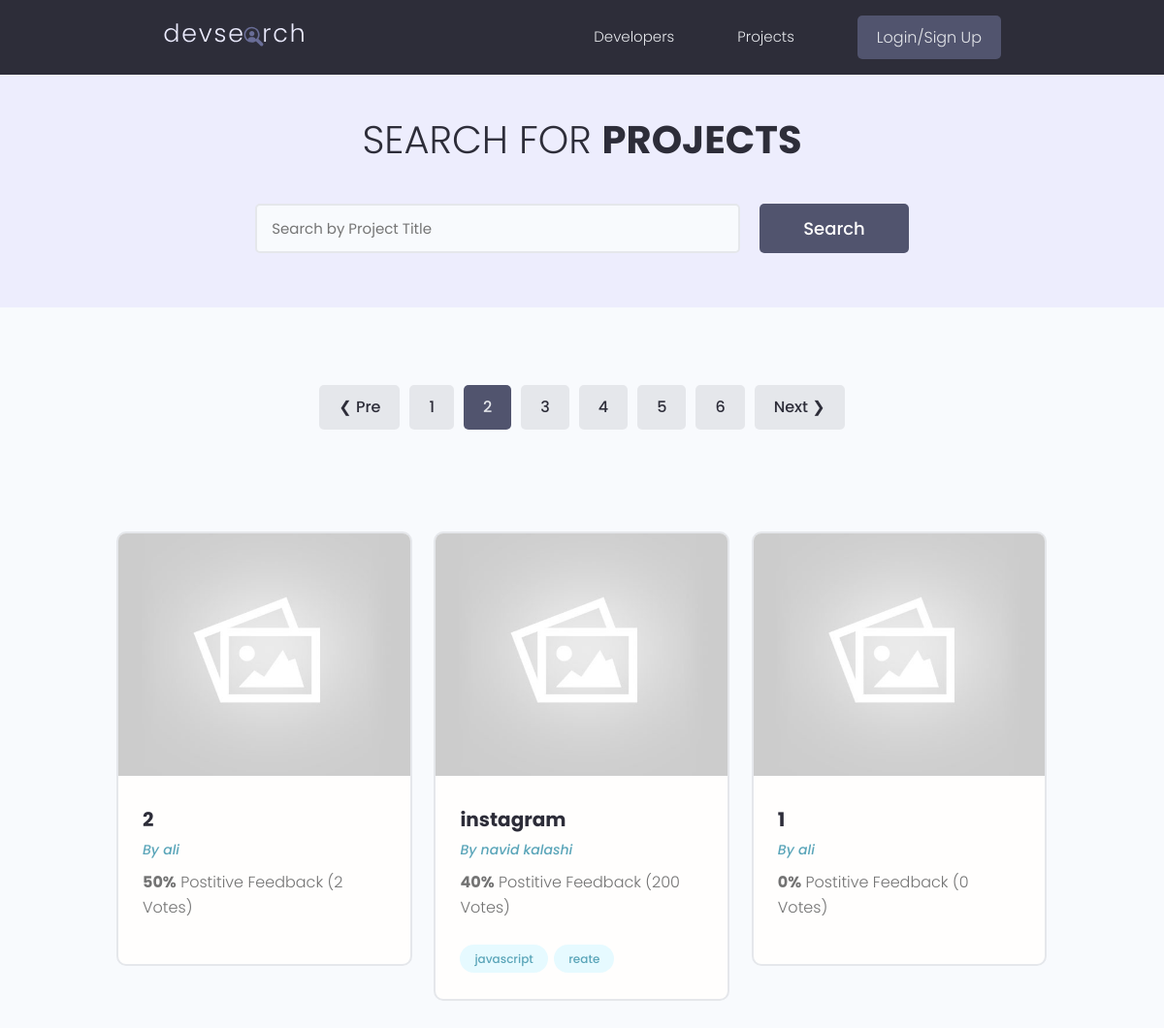
Screenshot of /projects/?page=2 with the database file from the repository.
### projects/models.py (models this page shows, shortened)
class Project(models.Model):
    owner = models.ForeignKey(Profile, on_delete=models.SET_NULL, null=True, blank=True)
    title = models.CharField(max_length=200)
    description = models.TextField(null=True, blank=True)
    featured_image = models.ImageField(null=True, blank=True, default='default.jpg')
    demo_link = models.CharField(max_length=2000, null=True, blank=True)
    source_link = models.CharField(max_length=2000, null=True, blank=True)
    tags = models.ManyToManyField('Tag', blank=True)
    vote_total = models.IntegerField(default=0, null=True, blank=True)
    vote_ratio = models.IntegerField(default=0, null=True, blank=True)
    created = models.DateTimeField(auto_now_add=True)
    id = models.UUIDField(default=uuid.uuid4, unique=True, primary_key=True, editable=False)
    class Meta:
        ordering = ['-vote_ratio', '-vote_total', 'title']

class Tag(models.Model):
    name = models.CharField(max_length=200)
    created = models.DateTimeField(auto_now_add=True)
    id = models.UUIDField(default=uuid.uuid4, unique=True, primary_key=True, editable=False)
    def __str__(self):
        return self.name

### users/models.py (models this page shows, shortened)
class Profile(models.Model):
    user = models.OneToOneField(User, on_delete=models.CASCADE, null=True, blank=True)
    name = models.CharField(max_length=200, null=True, blank=True)
    email = models.EmailField(max_length=500, null=True, blank=True)
    username = models.CharField(max_length=200, null=True, blank=True)
    location = models.CharField(max_length=200, null=True, blank=True)
    short_intro = models.CharField(max_length=200, null=True, blank=True)
    bio = models.TextField(null=True, blank=True)
    profile_image = models.ImageField(null=True, blank=True, upload_to='profiles/', default='profiles/user-default.png')
    social_github = models.CharField(max_length=200, null=True, blank=True)
    social_twitter = models.CharField(max_length=200, null=True, blank=True)
    social_linkedin = models.CharField(max_length=200, null=True, blank=True)
    social_youtube = models.CharField(max_length=200, null=True, blank=True)
    social_website = models.CharField(max_length=200, null=True, blank=True)
    created = models.DateTimeField(auto_now_add=True)
    id = models.UUIDField(default=uuid.uuid4, unique=True, primary_key=True, editable=False)

### projects/views.py (the view)
# urls.py: path('projects/', views.getProjects),
def projects(request):
    projects, search_query = searchProjects(request)
    custom_range, projects = paginateProjects(request, projects, 6)
    context = {'projects': projects, 'search_query': search_query, 'custom_range': custom_range}
    return render(request, 'projects/projects.html', context)

### projects/utils.py (called while the page is built)
def paginateProjects(request, projects, results):
    page = request.GET.get('page')
    results = 3
    paginator = Paginator(projects, results)
    try:
        projects = paginator.page(page)
    except PageNotAnInteger:
        page = 1
        projects = paginator.page(page)
    except EmptyPage:
        page = paginator.num_pages
        projects = paginator.page(page)
    leftIndex = (int(page) - 4)
    if leftIndex < 1:
        leftIndex = 1
    rightIndex = (int(page) + 5)
    if rightIndex > paginator.num_pages:
        rightIndex = paginator.num_pages + 1
    custom_range = range(leftIndex, rightIndex)
    return custom_range, projects

def searchProjects(request):
    search_query = ''
    if request.GET.get('search_query'):
        search_query = request.GET.get('search_query')
    tags = Tag.objects.filter(name__icontains=search_query)
    projects = Project.objects.distinct().filter(
        Q(title__icontains=search_query) |
        Q(description__icontains=search_query) |
        Q(owner__name__icontains=search_query) |
        Q(tags__in=tags)
    )
    return projects, search_query

### projects/templates/projects/projects.html (shortened to what this page needs)
{% extends 'main.html' %}
{% block content %}
<main class="projects">
    <section class="hero-section text-center">
      <div class="container container--narrow">
        <div class="hero-section__box">
          <h2>Search for <span>Projects</span></h2>
        </div>
        <div class="hero-section__search">
          <form id='searchForm' class="form" action="{% url 'projects' %}" method="get">
            <div class="form__field">
              <input class="input input--text" id="formInput#search" type="text" name="search_query" value='{{search_query}}'
                placeholder="Search by Project Title" />
            </div>
            <input class="btn btn--sub btn--lg" type="submit" value="Search" />
          </form>
        </div>
      </div>
    </section>
    {% include "pagination.html" with queryset=projects custom_range=custom_range %}
    <section class="projectsList">
      <div class="container">
        <div class="grid grid--three">
            {% for project in projects %}
            <div class="column">
              <div class="card project">
                <a href="{% url 'project' project.id %}" class="project">
                  <img class="project__thumbnail" src="{{project.featured_image.url}}" alt="project thumbnail" />
                  <div class="card__body">
                    <h3 class="project__title">{{project.title}}</h3>
                    <p><a class="project__author" href="{% url 'user-profile' project.owner.id %}">By {{project.owner.name}}</a></p>
                    <p class="project--rating">
                      <span style="font-weight: bold;">{{project.vote_ratio}}%</span> Postitive
                      Feedback ({{project.vote_total}} Vote{{project.vote_total|pluralize:'s'}})
                    </p>
                    <div class="project__tags">
                        {% for tag in project.tags.all %}
                        <span class="tag tag--pill tag--main">
                          <small>{{tag}}</small>
                        </span>
                        {% endfor %}
                    </div>
                  </div>
                </a>
              </div>
            </div>
            {% endfor %}
        </div>
      </div>
    </section>
  </main>
{% endblock content %}

### static/styles/app.css (style rules this page uses)
:root { --color-sub: #2d2d39; }
.btn--sub { background-color: var(--color-sub-light); }
.card { border: 2px solid var(--color-light); }
img { width: 100%; }
.hero-section { height: 40vh; display: flex; align-items: center; background-color: var(--color-sub); }
.hero-section__box { margin-bottom: 4rem; }
.hero-section__box > h2, .hero-section__box > h2 > span { font-size: 4rem; color: var(--color-light); line-height: 1.3; text-transform: uppercase; }
.hero-section__box > h2 { font-weight: 300; }
.hero-section__box > h2 > span { font-weight: 700; }
.hero-section__search > .form { display: flex; align-items: center; justify-content: center; gap: 2rem; }
.hero-section__search > .form input.input--text { width: 50rem; }
.project__author { font-size: 1.4rem; font-style: italic; }
.project--rating { margin-bottom: 1.6em; margin-top: .5em; }
.projects > .hero-section { background: var(--color-sub-lighter); height: 30vh; }
.projects .hero-section__box { margin-bottom: 2.5rem; }
.projects .hero-section__box > h2 { color: var(--color-sub); }
.projects .hero-section__box > h2 > span { font-weight: 700; color: var(--color-sub); }
.projectsList { margin-top: 8rem; }
.project__thumbnail { height: 25rem; object-fit: cover; object-position: top center; }
.project__title { font-size: 2rem; font-weight: 700; color: var(--color-sub); }

### static/uikit/styles/modules/_variables.css (style rules this page uses)
:root { --color-main: #5aa5b9; --color-main-light: #e6faff; --color-sub: #3f4156; --color-sub-light: #51546e; --color-sub-lighter: #ededfd; --color-text: #737373; --color-gray: #8b8b8b; --color-light: #e5e7eb; --color-light-gray: #767676; --color-bg: #f8fafd; --color-white: #fffefd; --color-white-light: #f3f3f3; --color-success: #359e64; --color-success-bg: #def8e8; --color-error: #fc4b0b; --color-error-bg: #fff2ee; --font-base: 'Poppins', arial, helvetica, 'Segoe UI', roboto, ubuntu, sans-serif; --font-monospace: 'Fira Code', 'Courier New', courier, monospace; --font-regular: 300; --font-medium: 500; --font-bold: 700; --generic-shadow: 1px 1px 5px #00000010; --generic-transition: all 0.3s ease-in-out; }

### static/uikit/styles/modules/_base.css (style rules this page uses)
* { margin: 0; padding: 0; box-sizing: border-box; text-rendering: optimizeLegibility; color: inherit; font-size: inherit; }
html { font-size: 50%; }
@media only screen and (min-width: 480px) { html { font-size: 56.25%; } }
@media only screen and (min-width: 1200px) { html { font-size: 62.5%; } }
body { line-height: 1.6; font-weight: 400; font-size: 1.5rem; color: var(--color-text); background-color: var(--color-bg); min-height: 100vh; }

### static/uikit/styles/modules/_typography.css (style rules this page uses)
* { font-family: var(--font-base); }
h2 { font-size: 3.6rem; font-weight: var(--font-bold); }
h3 { font-size: 3.2rem; font-weight: var(--font-medium); }
p, span, strong { font-size: 1.6rem; color: var(--color-text); font-weight: var(--font-regular); }
a { padding-bottom: 2px; text-decoration: none; display: inline-block; color: var(--color-main); font-weight: var(--font-medium); }

### static/uikit/styles/modules/_utilities.css (style rules this page uses)
.container { width: 92%; max-width: 165rem; margin: 0 auto; box-sizing: border-box; }
.container--narrow { width: 92%; max-width: 120rem; }
@media screen and (min-width: 1000px) { .container { width: 90%; } }
@media screen and (min-width: 1000px) { .container--narrow { width: 85%; } }
@media screen and (min-width: 1200px) { .container { width: 80%; } }
@media screen and (min-width: 1200px) { .container--narrow { width: 72%; } }
.text-center { text-align: center; }

### static/uikit/styles/modules/_button.css (style rules this page uses)
.btn { display: inline-block; position: relative; cursor: pointer; background-color: var(--color-light); font-weight: var(--font-medium); color: var(--color-sub); text-decoration: none; padding: 1rem 2rem; border-radius: 0.5rem; border: none; width: -webkit-fit-content; width: -moz-fit-content; width: fit-content; height: -webkit-fit-content; height: -moz-fit-content; height: fit-content; font-size: 1.6rem; outline-width: 0; outline-color: transparent; -webkit-backface-visibility: hidden; backface-visibility: hidden; transition: all 0.3s ease-in-out; }
.btn--sub { background-color: var(--color-sub); color: var(--color-white); }
.btn--lg { font-size: 1.8rem; padding: 1.2rem 4.5rem; }

### static/uikit/styles/modules/_card.css (style rules this page uses)
.card { border-radius: 1rem; background-color: var(--color-white); border: 1.5px solid var(--color-light); width: auto; height: auto; margin-top: 0.5rem; margin-bottom: 0.5rem; overflow: hidden; }
.card__body, .card__header { padding: 2rem 2.5rem; }

### rows the page displays
Project: featured_image (placeholder picture), title "2", owner.name "ali", vote_ratio "50", vote_total "2"
Project: featured_image (placeholder picture), title "instagram", owner.name "navid kalashi", vote_ratio "40", vote_total "200"
Tag: name "javascript"
Tag: name "reate"
Project: featured_image (placeholder picture), title "1", owner.name "ali", vote_ratio "0", vote_total "0"

### other values shown
{{ page }} "1" "3" "4" "5" "6"
{{ page }} "2"
